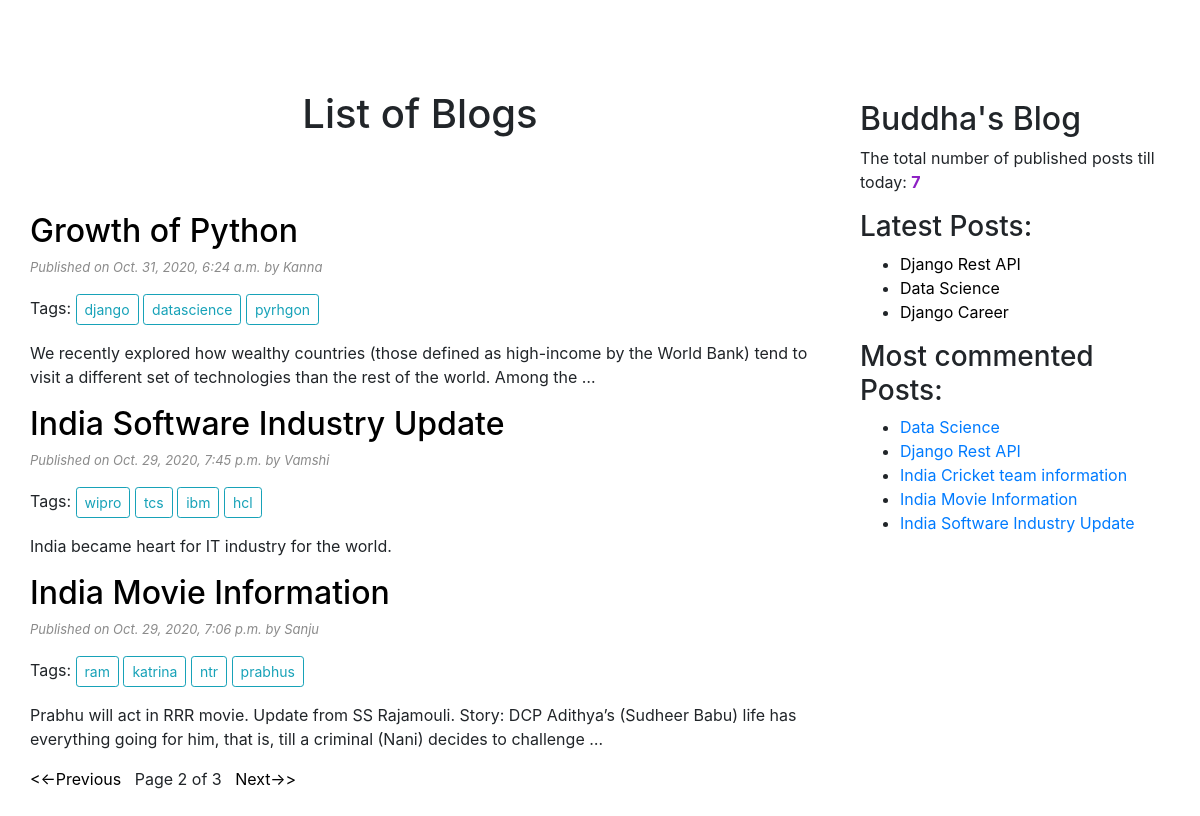
Screenshot of /?page=2 with the database file from the repository.
### blogapp/models.py (models this page shows, shortened)
class Post(models.Model):
    STATUS_CHOICES = (('draft', 'Draft'), ('published', 'Published'))
    title = models.CharField(max_length=256)
    slug = models.SlugField(max_length=264, unique_for_date='publish')
    author = models.ForeignKey(User, related_name='blog_posts', on_delete=models.CASCADE)
    body = models.TextField()
    publish = models.DateTimeField(default=timezone.now)
    created = models.DateTimeField(auto_now_add=True)
    updated = models.DateTimeField(auto_now=True)
    status = models.CharField(max_length=10, choices=STATUS_CHOICES, default='draft')
    objects = CustomManager()
    tags = TaggableManager()
    class Meta:
        ordering = ('-publish',)
    def get_absolute_url(self):
        return reverse('post_detail', args=[self.publish.year, self.publish.strftime('%m'),
                                            self.publish.strftime('%d'), self.slug])

### blogapp/views.py (the view)
# urls.py: path('', views.post_list_view),
def post_list_view(request, tag_slug=None):
    post_list = Post.objects.all()
    tag = None
    if tag_slug:
        tag = get_object_or_404(Tag, slug=tag_slug)
        post_list = post_list.filter(tags__in=[tag])
    paginator = Paginator(post_list, 3)
    page_number = request.GET.get('page')
    try:
        post_list = paginator.page(page_number)
    except PageNotAnInteger:
        post_list = paginator.page(1)
    except EmptyPage:
        post_list = paginator.page(paginator.num_pages)
    return render(request, 'blogapp/post_list.html', {'post_list': post_list, 'tag': tag})

### blogapp/models.py (called while the page is built)
    def get_queryset(self):
        return super().get_queryset().filter(status='published')

### blogapp/templatetags/blogapp_tags.py (called while the page is built)
@register.simple_tag(name='my_tag')
def total_posts():
    return Post.objects.count()

@register.inclusion_tag('blogapp/latest_posts123.html')
def show_latest_posts():
    latest_posts = Post.objects.order_by('-publish')[:3]
    return {'latest_posts': latest_posts}

@register.simple_tag
def get_most_commented_posts(count=5):
    return Post.objects.annotate(total_comments=Count('comments')).order_by('-total_comments')[:count]

### templates/blogapp/post_list.html (shortened to what this page needs)
<!DOCTYPE html>
{% extends 'blogapp/base.html'%}
    {%block content%}
    <h1>List of Blogs</h1><hr>
    {%for post in post_list%}
        <a class="one" href="{{post.get_absolute_url}}"><h2>{{post.title}}</h2></a>
        <p id="date">Published on {{post.publish}} by {{post.author|title}}</p>
        <p >Tags:
            {%for tag in post.tags.all %}
            <a href="{%url 'post_list_by_tag_name' tag.slug%}" class="btn btn-outline-info btn-sm">{{tag.name}}</a>
            {%endfor%}
        </p>
        {{post.body|truncatewords:30|linebreaks}}
    {%endfor%}
    {%include 'blogapp/pagination.html' with page=post_list%}
    {%endblock%}

### templates/blogapp/base.html (shortened to what this page needs)
<!DOCTYPE html>
{%load blogapp_tags%}
{%load static%}
<html lang="en">
<head>
    <link rel="stylesheet" href="https://stackpath.bootstrapcdn.com/bootstrap/4.3.1/css/bootstrap.min.css"
>
    <link rel="stylesheet" href="{% static "css/blogstyle.css" %}">
</head>
<body>
<div class="content">
    {%block content%}
    {%endblock%}
</div>
<div class="sidebar">
    <h2>Buddha's Blog</h2>
    <p>The total number of published posts till today: <span id="pcount">{%my_tag%}</span></p>
    <h3>Latest Posts: </h3>{% show_latest_posts %}
    <h3>Most commented Posts:</h3>
    {% get_most_commented_posts as most_commented_posts %}
    <ul>
        {%for post in most_commented_posts%}
        <li><a href="{{post.get_absolute_url}}">{{post.title}}</a></li>
        {%endfor%}
    </ul>
</div>
</body>
</html>

### templates/blogapp/latest_posts123.html
<ul>
    {%for post in latest_posts %}
    <li><a class="one" href="{{post.get_absolute_url}}">{{post.title}}</a></li>
    {%endfor%}
</ul>

### static/css/blogstyle.css (style rules this page uses)
.content { width : 70% ; float : left ; padding : 30px; margin-top: 60px; }
.sidebar { width: 30% ; float: right ; padding : 20px; margin-top: 80px; }
h1 { text-align: center; padding-bottom : 10px }
hr { overflow: visible; height: 30px; border-style: solid; border-color: white; border-width: 2px 0 0 0; }
#date,#ch { font-size: 13px; font-style: italic; color:#8B8B8B; }
#pcount { color: #8D20C4; font-weight: bold; }
a.one:link { color:#000000; }

### rows the page displays
Post: title "Growth of Python", publish "Oct. 31, 2020, 6:24 a.m.", author "Kanna", body "We recently explored how wealthy countries (those defined as high-income by the World Bank) tend to visit a different set of technologies than the rest of the world. Among the …"
Tag: name "django"
Tag: name "datascience"
Tag: name "pyrhgon"
Post: title "India Software Industry Update", publish "Oct. 29, 2020, 7:45 p.m.", author "Vamshi", body "India became heart for IT industry for the world."
Tag: name "wipro"
Tag: name "tcs"
Tag: name "ibm"
Tag: name "hcl"
Post: title "India Movie Information", publish "Oct. 29, 2020, 7:06 p.m.", author "Sanju", body "Prabhu will act in RRR movie. Update from SS Rajamouli. Story: DCP Adithya’s (Sudheer Babu) life has everything going for him, that is, till a criminal (Nani) decides to challenge …"
Tag: name "ram"
Tag: name "katrina"
Tag: name "ntr"
Tag: name "prabhus"
Post: title "Django Rest API"
Post: title "Data Science"
Post: title "Django Career"
Post: title "India Cricket team information"

### other values shown
{{ page.number }} "2"
{{ page.paginator.num_pages }} "3"
